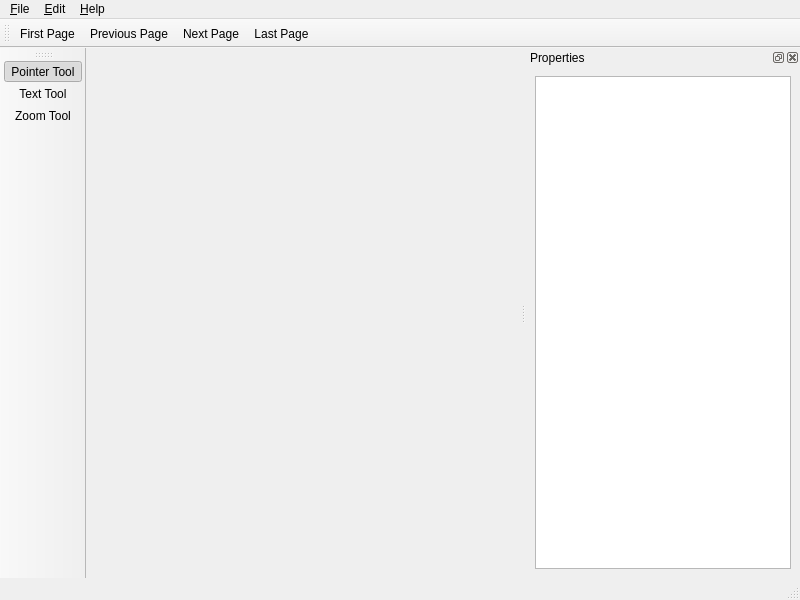
<?xml version="1.0" encoding="UTF-8"?>
<ui version="4.0">
 <class>MainWndUI</class>
 <widget class="QMainWindow" name="MainWndUI">
  <property name="geometry">
   <rect>
    <x>0</x>
    <y>0</y>
    <width>800</width>
    <height>600</height>
   </rect>
  </property>
  <property name="windowTitle">
   <string>SumPDF</string>
  </property>
  <widget class="QWidget" name="centralwidget"/>
  <widget class="QMenuBar" name="m_menubar">
   <property name="geometry">
    <rect>
     <x>0</x>
     <y>0</y>
     <width>800</width>
     <height>21</height>
    </rect>
   </property>
   <widget class="QMenu" name="m_menu_file">
    <property name="title">
     <string>&amp;File</string>
    </property>
    <addaction name="m_action_new"/>
    <addaction name="m_action_open"/>
    <addaction name="m_action_save"/>
    <addaction name="m_action_save_as"/>
    <addaction name="separator"/>
    <addaction name="m_action_prop"/>
    <addaction name="separator"/>
    <addaction name="m_action_exit"/>
   </widget>
   <widget class="QMenu" name="m_menu_help">
    <property name="title">
     <string>&amp;Help</string>
    </property>
    <addaction name="m_action_about"/>
   </widget>
   <widget class="QMenu" name="m_menu_edit">
    <property name="title">
     <string>&amp;Edit</string>
    </property>
    <addaction name="m_action_font"/>
    <addaction name="m_action_viewsrc"/>
    <addaction name="m_action_append"/>
   </widget>
   <addaction name="m_menu_file"/>
   <addaction name="m_menu_edit"/>
   <addaction name="m_menu_help"/>
  </widget>
  <widget class="QStatusBar" name="m_status_bar"/>
  <widget class="QDockWidget" name="dockWidget">
   <property name="windowTitle">
    <string>Properties</string>
   </property>
   <attribute name="dockWidgetArea">
    <number>2</number>
   </attribute>
   <widget class="QWidget" name="dockWidgetContents">
    <layout class="QVBoxLayout" name="verticalLayout">
     <item>
      <widget class="QTableView" name="m_item_prop"/>
     </item>
    </layout>
   </widget>
  </widget>
  <widget class="QToolBar" name="m_toolbar_navigation">
   <property name="windowTitle">
    <string>Navigation Toolbar</string>
   </property>
   <attribute name="toolBarArea">
    <enum>TopToolBarArea</enum>
   </attribute>
   <attribute name="toolBarBreak">
    <bool>false</bool>
   </attribute>
   <addaction name="m_action_first_pg"/>
   <addaction name="m_action_previous_pg"/>
   <addaction name="m_action_next_pg"/>
   <addaction name="m_action_last_pg"/>
  </widget>
  <widget class="QToolBar" name="m_tools">
   <property name="windowTitle">
    <string>toolBar</string>
   </property>
   <attribute name="toolBarArea">
    <enum>LeftToolBarArea</enum>
   </attribute>
   <attribute name="toolBarBreak">
    <bool>false</bool>
   </attribute>
   <addaction name="m_action_pointer_tool"/>
   <addaction name="m_action_text_tool"/>
   <addaction name="m_action_zoom_tool"/>
  </widget>
  <action name="m_action_new">
   <property name="icon">
    <iconset resource="sumpdf.qrc">
     <normaloff>:/images/filenew.png</normaloff>:/images/filenew.png</iconset>
   </property>
   <property name="text">
    <string>&amp;New</string>
   </property>
  </action>
  <action name="m_action_open">
   <property name="icon">
    <iconset resource="sumpdf.qrc">
     <normaloff>:/images/fileopen.png</normaloff>:/images/fileopen.png</iconset>
   </property>
   <property name="text">
    <string>&amp;Open</string>
   </property>
  </action>
  <action name="m_action_exit">
   <property name="text">
    <string>E&amp;xit</string>
   </property>
  </action>
  <action name="m_action_prop">
   <property name="text">
    <string>&amp;Properties</string>
   </property>
  </action>
  <action name="m_action_about">
   <property name="text">
    <string>&amp;About...</string>
   </property>
  </action>
  <action name="m_action_save">
   <property name="icon">
    <iconset resource="sumpdf.qrc">
     <normaloff>:/images/filesave.png</normaloff>:/images/filesave.png</iconset>
   </property>
   <property name="text">
    <string>&amp;Save</string>
   </property>
  </action>
  <action name="m_action_save_as">
   <property name="text">
    <string>Save &amp;as</string>
   </property>
  </action>
  <action name="m_action_font">
   <property name="text">
    <string>&amp;Font...</string>
   </property>
  </action>
  <action name="m_action_next_pg">
   <property name="icon">
    <iconset resource="sumpdf.qrc">
     <normaloff>:/images/arrow-right.png</normaloff>:/images/arrow-right.png</iconset>
   </property>
   <property name="text">
    <string>Next Page</string>
   </property>
  </action>
  <action name="m_action_previous_pg">
   <property name="icon">
    <iconset resource="sumpdf.qrc">
     <normaloff>:/images/arrow-left.png</normaloff>:/images/arrow-left.png</iconset>
   </property>
   <property name="text">
    <string>Previous Page</string>
   </property>
  </action>
  <action name="m_action_last_pg">
   <property name="icon">
    <iconset resource="sumpdf.qrc">
     <normaloff>:/images/arrow-right-end.png</normaloff>:/images/arrow-right-end.png</iconset>
   </property>
   <property name="text">
    <string>Last Page</string>
   </property>
   <property name="toolTip">
    <string>Last Page</string>
   </property>
  </action>
  <action name="m_action_first_pg">
   <property name="icon">
    <iconset resource="sumpdf.qrc">
     <normaloff>:/images/arrow-left-end.png</normaloff>:/images/arrow-left-end.png</iconset>
   </property>
   <property name="text">
    <string>First Page</string>
   </property>
  </action>
  <action name="m_action_open_2">
   <property name="icon">
    <iconset>
     <normaloff>:/images/directory_open.png</normaloff>:/images/directory_open.png</iconset>
   </property>
   <property name="text">
    <string>Open File</string>
   </property>
  </action>
  <action name="m_action_viewsrc">
   <property name="text">
    <string>View Source</string>
   </property>
  </action>
  <action name="m_action_zoom_tool">
   <property name="checkable">
    <bool>true</bool>
   </property>
   <property name="icon">
    <iconset resource="sumpdf.qrc">
     <normaloff>:/images/Magnifying_glass_icon.svg</normaloff>:/images/Magnifying_glass_icon.svg</iconset>
   </property>
   <property name="text">
    <string>Zoom Tool</string>
   </property>
  </action>
  <action name="m_action_text_tool">
   <property name="checkable">
    <bool>true</bool>
   </property>
   <property name="icon">
    <iconset resource="sumpdf.qrc">
     <normaloff>:/images/inserttext.png</normaloff>:/images/inserttext.png</iconset>
   </property>
   <property name="text">
    <string>Text Tool</string>
   </property>
  </action>
  <action name="m_action_pointer_tool">
   <property name="checkable">
    <bool>true</bool>
   </property>
   <property name="checked">
    <bool>true</bool>
   </property>
   <property name="icon">
    <iconset resource="sumpdf.qrc">
     <normaloff>:/images/Mouse_pointer.svg</normaloff>:/images/Mouse_pointer.svg</iconset>
   </property>
   <property name="text">
    <string>Pointer Tool</string>
   </property>
  </action>
  <action name="m_action_append">
   <property name="text">
    <string>Append Page</string>
   </property>
  </action>
 </widget>
 <resources>
  <include location="sumpdf.qrc"/>
 </resources>
 <connections/>
</ui>
